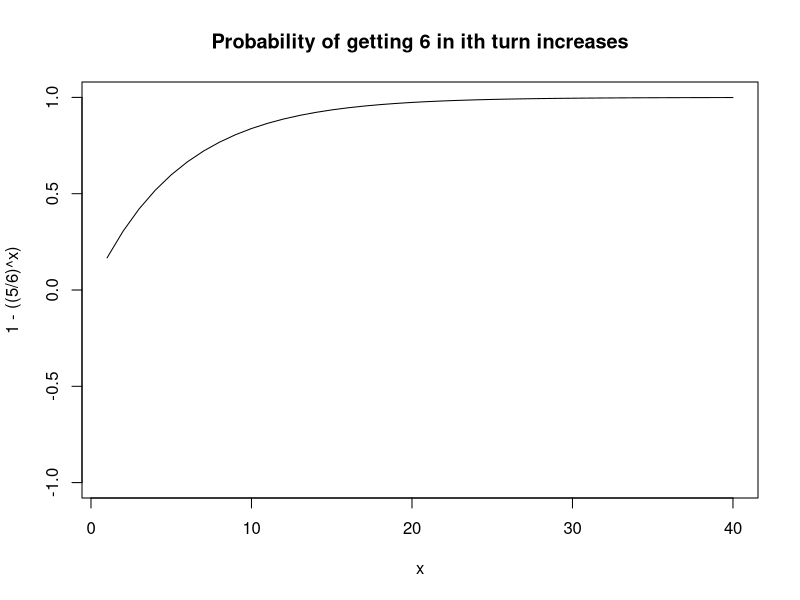

Write the R code that produced this figure.
# page number: 4

cat("Probability of Demere winning")
n<-5/6
n<-n^4
n<-1-n
print(n)

x<-list(); y<-list()
for(i in seq(40)){
  y<-list(y,(5/6)^i)
  cat("P(6 not in",i,"turns) =",(5/6)^i,end="\n")
}
x<-seq(40)
plot(x, 1-((5/6)^x),ylim=c(-1, 1),type="l",main="Probability of getting 6 in ith turn increases")
